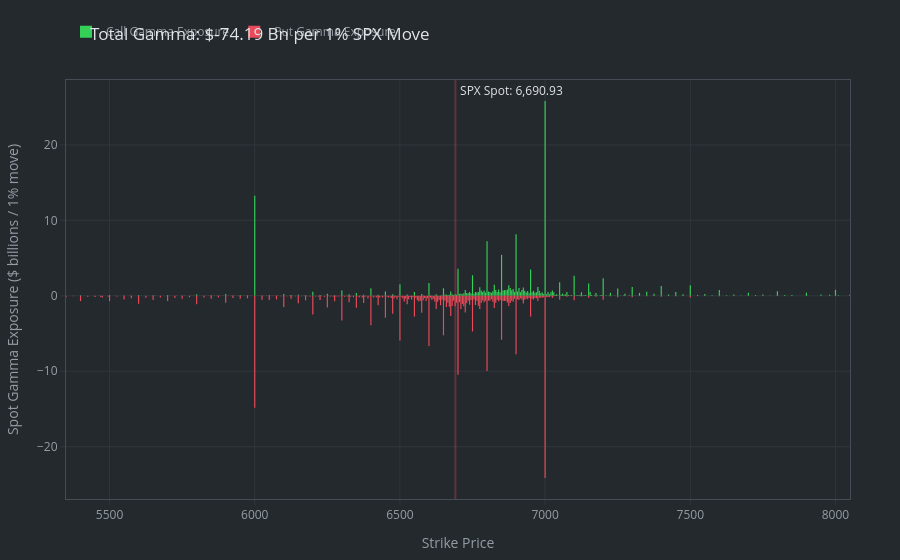

The notebook cell saved with this chart:
### Markdown cell above
### Plot Absolute Gamma Exposure by Calls and Puts

### Code cell
fig = go.Figure()

fig.add_trace(
    go.Bar(
        x=strikes,
        y=df_options_by_strike_price["call_gamma_exposure"] / 1e9,
        name="Call Gamma Exposure",
        marker=dict(
            color=colour_map["increasing"],
            line=dict(width=0),
        ),
    )
)

fig.add_trace(
    go.Bar(
        x=strikes,
        y=df_options_by_strike_price["put_gamma_exposure"] / 1e9,
        name="Put Gamma Exposure",
        marker=dict(
            color=colour_map["decreasing"],
            line=dict(width=0),
        ),
    )
)

# Plot the spot price.
fig.add_vline(
    x=spot_price,
    line=dict(color=COLOURS["red"][4], width=2),
    annotation_text=f" {index} Spot: {spot_price:,.2f}",  # space for position
    annotation_position="top right",
)

fig.update_layout(
    title=f"Total Gamma: ${df_options['total_gamma'].sum():.2f} Bn per 1% {index} Move",
    xaxis=dict(
        title="Strike Price",
        range=[from_strike, to_strike],
    ),
    yaxis=dict(title="Spot Gamma Exposure ($ billions / 1% move)"),
    margin=dict(t=80),
    barmode="relative",
)

fig.show()

### Figure 1 — Plotly figure (JSON) as saved in the notebook; plotly's stock layout.template omitted (floating-point values rounded to 4 significant figures; data arrays with more than 128 entries replaced by an {"elided": "..."} marker saying what was removed)
{"data": [{"marker": {"color": "#34d058", "line": {"width": 0}}, "name": "Call Gamma Exposure", "type": "bar", "x": {"elided": "693 float values"}, "y": {"elided": "693 float values"}}, {"marker": {"color": "#ea4a5a", "line": {"width": 0}}, "name": "Put Gamma Exposure", "type": "bar", "x": {"elided": "693 float values"}, "y": {"elided": "693 float values"}}], "layout": {"annotations": [{"showarrow": false, "text": " SPX Spot: 6,690.93", "x": 6691.0, "xanchor": "left", "xref": "x", "y": 1, "yanchor": "top", "yref": "y domain"}], "barmode": "relative", "margin": {"t": 80}, "shapes": [{"line": {"color": "#ea4a5a", "width": 2}, "type": "line", "x0": 6691.0, "x1": 6691.0, "xref": "x", "y0": 0, "y1": 1, "yref": "y domain"}], "title": {"text": "Total Gamma: $-74.19 Bn per 1% SPX Move"}, "xaxis": {"range": [5350, 8050], "title": {"text": "Strike Price"}}, "yaxis": {"title": {"text": "Spot Gamma Exposure ($ billions / 1% move)"}}}}
